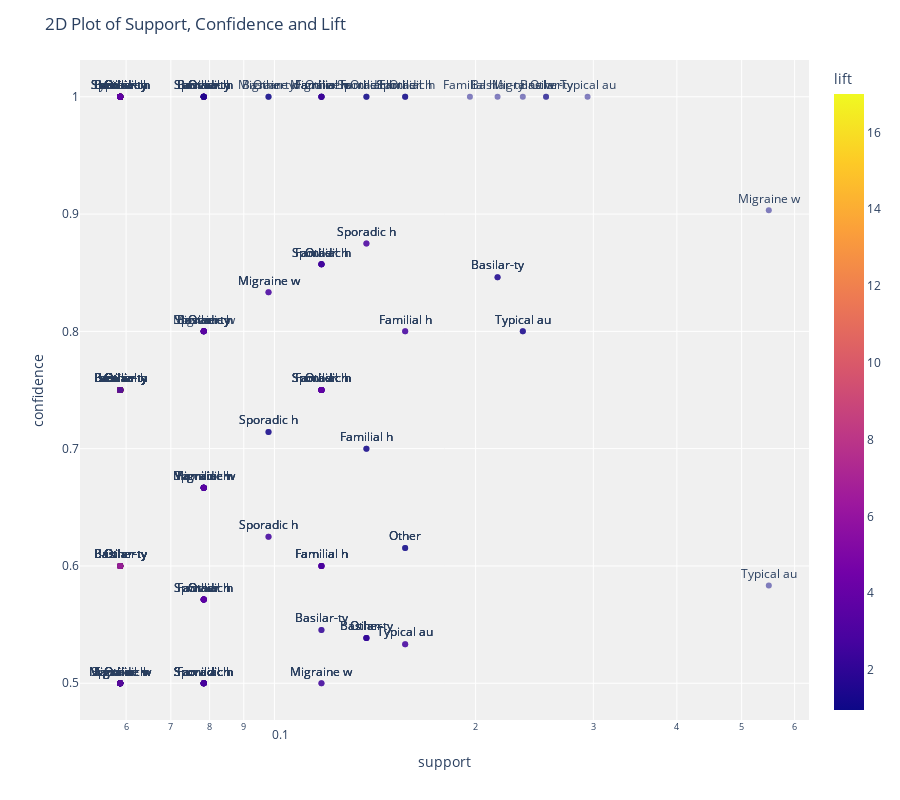

The cell this chart's notebook holds for it:
### Code cell
plot_model(model1)

### Figure 1 — Plotly figure (JSON) as saved in the notebook; plotly's stock layout.template omitted (floating-point values rounded to 4 significant figures; data arrays with more than 128 entries replaced by an {"elided": "..."} marker saying what was removed)
{"data": [{"customdata": {"elided": "519x2 str values"}, "hovertemplate": "support=%{x}<br>confidence=%{y}<br>antecedents_short=%{text}<br>antecedents=%{customdata[0]}<br>consequents=%{customdata[1]}<br>lift=%{marker.color}<extra></extra>", "legendgroup": "", "marker": {"color": {"elided": "519 float values"}, "coloraxis": "coloraxis", "opacity": 0.5, "symbol": "circle"}, "mode": "markers+text", "name": "", "orientation": "v", "showlegend": false, "text": {"elided": "519 str values"}, "x": {"elided": "519 float values"}, "xaxis": "x", "y": {"elided": "519 float values"}, "yaxis": "y", "type": "scatter", "textposition": "top center"}], "layout": {"xaxis": {"anchor": "y", "domain": [0, 1], "title": {"text": "support"}, "type": "log"}, "yaxis": {"anchor": "x", "domain": [0, 1], "title": {"text": "confidence"}}, "coloraxis": {"colorbar": {"title": {"text": "lift"}}, "colorscale": [[0, "#0d0887"], [0.1111, "#46039f"], [0.2222, "#7201a8"], [0.3333, "#9c179e"], [0.4444, "#bd3786"], [0.5556, "#d8576b"], [0.6667, "#ed7953"], [0.7778, "#fb9f3a"], [0.8889, "#fdca26"], [1, "#f0f921"]]}, "legend": {"tracegroupgap": 0}, "margin": {"t": 60}, "plot_bgcolor": "rgb(240,240,240)", "title": {"text": "2D Plot of Support, Confidence and Lift"}, "height": 800}}
